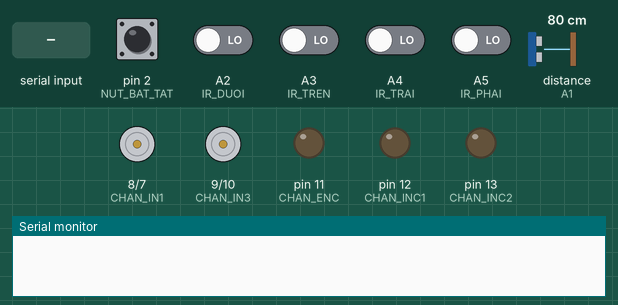
Bench run of a sketch on a simulated Arduino Uno, built with avr-gcc and run on an emulated ATmega328P. Shown: motor-driver pin pairs drawn as motors (green arrow = first pin HIGH = forward, orange = second pin HIGH = backward, longer = more drive, scaled by the enable pin), output pins drawn as LEDs (lit = HIGH), the last lines printed to the serial monitor. The inputs (shaded band) are chosen by the test bench; at power-on: pin 2 (NUT_BAT_TAT) HIGH, A2 (IR_DUOI), A3 (IR_TREN), A4 (IR_TRAI), A5 (IR_PHAI) LOW, distance to the obstacle (sensor on A1) 80 cm. The echo pulse lasts 58.3 µs per cm; pins used as bus, display or sensor lines are not drawn.

Above: at 1.2 s.
1.3 s: pin 2 (NUT_BAT_TAT) pulled LOW for 0.15 s
At 2.5 s:
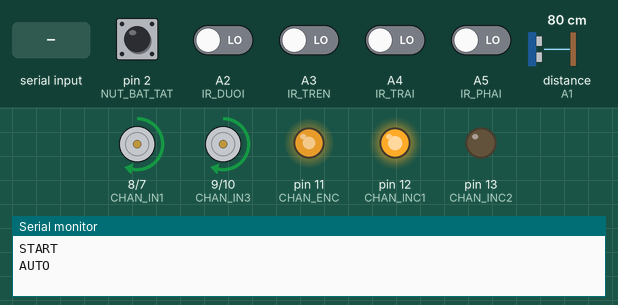
2.9 s: distance to the obstacle (sensor on A1) set to 13 cm
4.4 s: distance to the obstacle (sensor on A1) set to 10 cm
At 5.9 s:
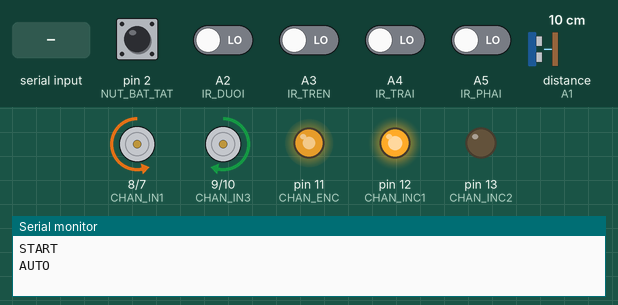
7.4 s: "STOPBOT\n" received over Serial
At 8.3 s:
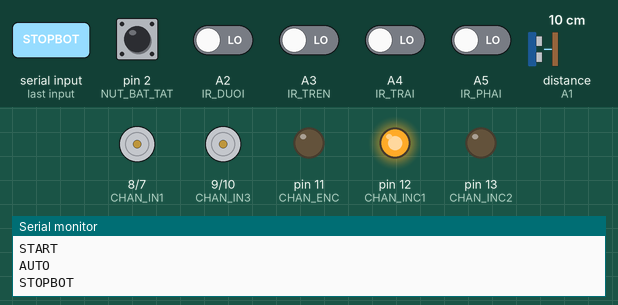
8.9 s: "START\n" received over Serial
At 9.5 s:
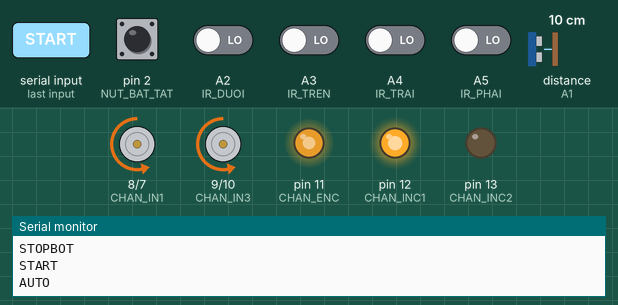
11.9 s: "FAN:\n" received over Serial
At 12.8 s:
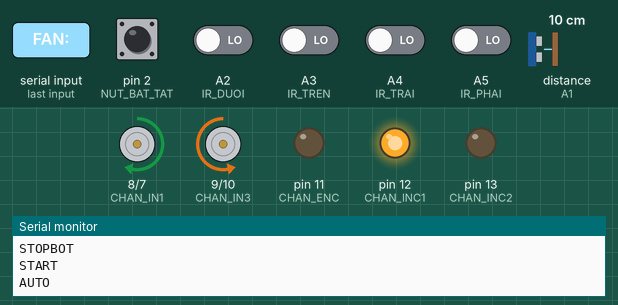
Timing chart, 0 to 15.9 s (numbered marks = the images above; inputs shaded):
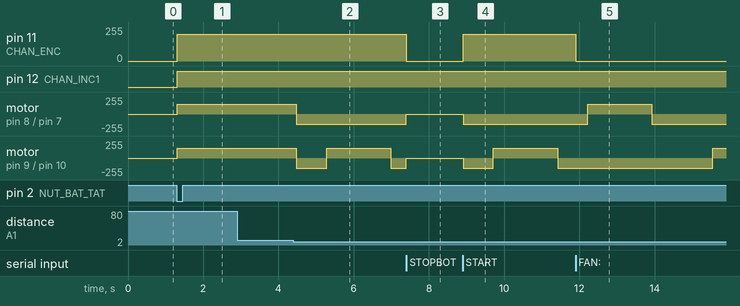

Measured:
- the behaviour switches between 12 and 11 cm on distance to the obstacle (sensor on A1) (found by bisection; images 1 and 2)
- after the input at 1.3 s, pin 11 (CHAN_ENC): 0/255 → 200/255 at once; pin 12 (CHAN_INC1): LOW → HIGH at once; motor on pin 8 (CHAN_IN1) / pin 7 (CHAN_IN2), motor on pin 9 (CHAN_IN3) / pin 10 (CHAN_IN4): stopped → forward 150/255 at once
- after the input at 2.9 s, every drawn part: stays the same
- after the input at 4.4 s, motor on pin 8 (CHAN_IN1) / pin 7 (CHAN_IN2): forward 150/255 → backward 150/255 after 0.08 s; motor on pin 9 (CHAN_IN3) / pin 10 (CHAN_IN4): forward 150/255 → backward 150/255 after 0.08 s, → forward 150/255 0.80 s later, → backward 150/255 1.7 s later
- after the input at 7.4 s, pin 11 (CHAN_ENC): 200/255 → 0/255 at once; motor on pin 8 (CHAN_IN1) / pin 7 (CHAN_IN2), motor on pin 9 (CHAN_IN3) / pin 10 (CHAN_IN4): backward 150/255 → stopped at once
- after the input at 8.9 s, pin 11 (CHAN_ENC): 0/255 → 200/255 at once; motor on pin 8 (CHAN_IN1) / pin 7 (CHAN_IN2): stopped → backward 150/255 at once; motor on pin 9 (CHAN_IN3) / pin 10 (CHAN_IN4): stopped → backward 150/255 at once, → forward 150/255 0.80 s later, → backward 150/255 1.7 s later
- after the input at 11.9 s, pin 11 (CHAN_ENC): 200/255 → 0/255 at once

The sketch:

codeTest1.ino
```cpp
#include <Arduino.h>

// ==================== 1. KHAI BÁO CHÂN ====================
const int CHAN_ENA = 5, CHAN_IN1 = 8, CHAN_IN2 = 7;
const int CHAN_ENB = 6, CHAN_IN3 = 9, CHAN_IN4 = 10;
const int CHAN_ENC = 11, CHAN_INC1 = 12, CHAN_INC2 = 13;

const int CHAN_TRIG = A0, CHAN_ECHO = A1;
const int IR_DUOI = A2, IR_TREN = A3, IR_TRAI = A4, IR_PHAI = A5;
const int NUT_BAT_TAT = 2;

// ==================== 2. HẰNG SỐ ====================
#define TOC_DO_QUAT 200
#define NGUONG_VAT_CAN 10
#define THOI_GIAN_LUI 800
#define THOI_GIAN_RE 1700
#define THOI_GIAN_DOC_CAM_BIEN 100
#define THOI_GIAN_CHONG_DOI_NUT 50

// ==================== 3. BIẾN TRẠNG THÁI ====================
bool robotDangChay = false, trangThaiNutCu = HIGH;
unsigned long thoiGianNhanNutCu = 0;

unsigned long thoiGianDoiChuyenAuto = 0;
bool dangChoChuyenAuto = false;

enum TrangThaiTranh { TIEN, LUI, RE_TRAI, RE_PHAI };
TrangThaiTranh trangThaiTranh = TIEN;

bool daReTrai = false, daRePhai = false;
unsigned long tgBatDauHanhDong = 0, tgDocCamBienTruoc = 0, tgChongRoiTruoc = 0;

bool cheDoManual = false;

// TỐC ĐỘ BÁNH XE ĐƯỢC ĐIỀU CHỈNH TỪ WEB (mặc định 180)
int tocDoDongCo = 150;

String uartBuffer = "";

// ==================== 4. ĐIỀU KHIỂN ĐỘNG CƠ ====================
void dieuKhienMotBanhXe(int huong, int tocDo, int d1, int d2, int pwm) {
  tocDo = constrain(tocDo, 0, 255);
  analogWrite(pwm, (huong != 0) ? tocDo : 0);

  if (huong > 0)      { digitalWrite(d1, HIGH); digitalWrite(d2, LOW);  }
  else if (huong < 0) { digitalWrite(d1, LOW);  digitalWrite(d2, HIGH); }
  else                { digitalWrite(d1, LOW);  digitalWrite(d2, LOW);  }
}

void datTocDoCuaCacBanhXe(int hTrai, int hPhai, int speed) {
  dieuKhienMotBanhXe(hTrai, speed, CHAN_IN1, CHAN_IN2, CHAN_ENA);
  dieuKhienMotBanhXe(hPhai, speed, CHAN_IN3, CHAN_IN4, CHAN_ENB);
}

void dungLai()  { datTocDoCuaCacBanhXe(0, 0, 0); }
void diThang()  { datTocDoCuaCacBanhXe(1, 1, tocDoDongCo); }
void diLui()    { datTocDoCuaCacBanhXe(-1, -1, tocDoDongCo); }
void reTrai()   { datTocDoCuaCacBanhXe(-1, 1, tocDoDongCo); }
void rePhai()   { datTocDoCuaCacBanhXe(1, -1, tocDoDongCo); }

void datTocDoQuat(int v) {
  digitalWrite(CHAN_INC1, HIGH);
  digitalWrite(CHAN_INC2, LOW);
  analogWrite(CHAN_ENC, constrain(v, 0, 255));
}

// ==================== 5. SIÊU ÂM ====================
long docKhoangCachCm() {
  digitalWrite(CHAN_TRIG, LOW); delayMicroseconds(2);
  digitalWrite(CHAN_TRIG, HIGH); delayMicroseconds(10);
  digitalWrite(CHAN_TRIG, LOW);
  long t = pulseIn(CHAN_ECHO, HIGH, 30000);
  if (!t) return 999;
  return t * 0.034 / 2;
}

// ==================== 6. CHỐNG RƠI ====================
bool kiemTraChongRoi() {
  if (millis() - tgChongRoiTruoc < 100) return false;
  tgChongRoiTruoc = millis();

  bool rT = digitalRead(IR_TREN);   // Trước
  bool rD = digitalRead(IR_DUOI);   // Sau
  bool rL = digitalRead(IR_TRAI);   // Trái
  bool rR = digitalRead(IR_PHAI);   // Phải

  // Không có cảm biến nào kích hoạt
  if (!rT && !rD && !rL && !rR) return false;

  dungLai();
  delay(50);

  // ƯU TIÊN: IR TRƯỚC (nguy hiểm vực phía trước)
  if (rT) {
    diLui(); delay(400);  // Lùi lại để tránh vực

    // Luân phiên rẽ trái/phải như tránh vật cản
    if (!daReTrai && !daRePhai) {
      reTrai(); delay(1800);
      daReTrai = true;
    }
    else if (daReTrai && !daRePhai) {
      rePhai(); delay(1800);
      daRePhai = true;
    }
    else {
      daReTrai = daRePhai = false;
    }
  }
  // Các trường hợp khác: giữ nguyên
  else if (rD) {
    diThang(); delay(200);
  }
  else if (rL) {
    rePhai(); delay(1000);
  }
  else if (rR) {
    reTrai(); delay(1000);
  }

  dungLai();
  trangThaiTranh = TIEN;
  daReTrai = daRePhai = false;  // Reset sau khi xử lý xong
  return true;
}

// ==================== 7. NÚT BẬT/TẮT ====================
void xuLyNutBatTat() {
  bool h = digitalRead(NUT_BAT_TAT);
  if (trangThaiNutCu == HIGH && h == LOW &&
      millis() - thoiGianNhanNutCu > THOI_GIAN_CHONG_DOI_NUT) {

    robotDangChay = !robotDangChay;

    if (robotDangChay) {
      datTocDoQuat(TOC_DO_QUAT);
      trangThaiTranh = TIEN;
      daReTrai = daRePhai = false;
      cheDoManual = false;
      dangChoChuyenAuto = false;

      Serial.println("START");
      Serial.println("AUTO");
    } else {
      dungLai();
      datTocDoQuat(0);
      Serial.println("STOPBOT");
    }
    thoiGianNhanNutCu = millis();
  }
  trangThaiNutCu = h;
}

// ==================== 8. XỬ LÝ LỆNH UART ====================
void xuLyLenhUART() {
  while (Serial.available()) {
    char c = Serial.read();
    if (c == '\r') continue;
    if (c == '\n') {
      uartBuffer.trim();
      if (uartBuffer.length() == 0) { uartBuffer = ""; return; }

      // Lệnh bật/tắt
      if (uartBuffer == "START") {
        robotDangChay = true;
        datTocDoQuat(TOC_DO_QUAT);
        trangThaiTranh = TIEN;
        daReTrai = daRePhai = false;
        cheDoManual = false;
        dangChoChuyenAuto = false;
        Serial.println("START");
        Serial.println("AUTO");
      } else if (uartBuffer == "STOPBOT") {
        robotDangChay = false;
        cheDoManual = false;
        dangChoChuyenAuto = false;
        dungLai();
        datTocDoQuat(0);
        Serial.println("STOPBOT");
        uartBuffer = "";
        return;
      }

      if (!robotDangChay) { uartBuffer = ""; return; }

      // AUTO / MANUAL
      if (uartBuffer == "AUTO") {
        cheDoManual = false;
        dangChoChuyenAuto = true;
        thoiGianDoiChuyenAuto = millis();
        dungLai();
        Serial.println("AUTO");
      } else if (uartBuffer == "MANUAL") {
        cheDoManual = true;
        dangChoChuyenAuto = false;
        Serial.println("MANUAL");
      }

      // QUẠT
      else if (uartBuffer.startsWith("FAN:")) {
        int val = uartBuffer.substring(4).toInt();
        datTocDoQuat(constrain(val, 0, 255));
      }
      // SPEED
      else if (uartBuffer.startsWith("SPEED:")) {
        tocDoDongCo = uartBuffer.substring(6).toInt();
        tocDoDongCo = constrain(tocDoDongCo, 0, 255);
      }
      // Manual control
      else if (cheDoManual) {
        if (uartBuffer == "S") { dungLai(); }
        else if (uartBuffer == "F" || uartBuffer.startsWith("F:")) {
          if (uartBuffer.indexOf(":") > 0) {
            tocDoDongCo = constrain(uartBuffer.substring(uartBuffer.indexOf(":")+1).toInt(), 0, 255);
          }
          datTocDoCuaCacBanhXe(1, 1, tocDoDongCo);
        }
        else if (uartBuffer == "B" || uartBuffer.startsWith("B:")) {
          if (uartBuffer.indexOf(":") > 0) {
            tocDoDongCo = constrain(uartBuffer.substring(uartBuffer.indexOf(":")+1).toInt(), 0, 255);
          }
          datTocDoCuaCacBanhXe(-1, -1, tocDoDongCo);
        }
        else if (uartBuffer == "L" || uartBuffer.startsWith("L:")) {
          if (uartBuffer.indexOf(":") > 0) {
            tocDoDongCo = constrain(uartBuffer.substring(uartBuffer.indexOf(":")+1).toInt(), 0, 255);
          }
          datTocDoCuaCacBanhXe(-1, 1, tocDoDongCo);
        }
        else if (uartBuffer == "R" || uartBuffer.startsWith("R:")) {
          if (uartBuffer.indexOf(":") > 0) {
            tocDoDongCo = constrain(uartBuffer.substring(uartBuffer.indexOf(":")+1).toInt(), 0, 255);
          }
          datTocDoCuaCacBanhXe(1, -1, tocDoDongCo);
        }
      }

      uartBuffer = "";
    } else {
      uartBuffer += c;
      if (uartBuffer.length() > 100) uartBuffer = "";
    }
  }
}

// ==================== 9. SETUP ====================
void setup() {
  Serial.begin(115200);

  pinMode(CHAN_IN1, OUTPUT); pinMode(CHAN_IN2, OUTPUT);
  pinMode(CHAN_IN3, OUTPUT); pinMode(CHAN_IN4, OUTPUT);
  pinMode(CHAN_ENA, OUTPUT); pinMode(CHAN_ENB, OUTPUT);

  pinMode(CHAN_ENC, OUTPUT); pinMode(CHAN_INC1, OUTPUT); pinMode(CHAN_INC2, OUTPUT);

  pinMode(CHAN_TRIG, OUTPUT); pinMode(CHAN_ECHO, INPUT);

  pinMode(IR_TREN, INPUT); pinMode(IR_DUOI, INPUT);
  pinMode(IR_TRAI, INPUT); pinMode(IR_PHAI, INPUT);

  pinMode(NUT_BAT_TAT, INPUT_PULLUP);

  dungLai();
  analogWrite(CHAN_ENC, 0);
}

// ==================== 10. LOOP ====================
void loop() {
  unsigned long now = millis();

  xuLyNutBatTat();
  xuLyLenhUART();

  if (!robotDangChay) { delay(10); return; }
  if (kiemTraChongRoi()) { delay(5); return; }

  // Đang chờ 1 giây để vào chế độ Auto
  if (dangChoChuyenAuto) {
    if (millis() - thoiGianDoiChuyenAuto >= 1000) {
      dangChoChuyenAuto = false;
      cheDoManual = false;
    } else { dungLai(); delay(10); return; }
  }

  if (cheDoManual) { delay(10); return; }

  // CHẾ ĐỘ AUTO
  switch (trangThaiTranh) {
    case TIEN:
      diThang();
      if (now - tgDocCamBienTruoc >= THOI_GIAN_DOC_CAM_BIEN) {
        tgDocCamBienTruoc = now;
        long kc = docKhoangCachCm();
        if (kc <= NGUONG_VAT_CAN) {
          dungLai();
          trangThaiTranh = LUI;
          tgBatDauHanhDong = now;
        }
      }
      break;

    case LUI:
      diLui();
      if (now - tgBatDauHanhDong >= THOI_GIAN_LUI) {
        dungLai();
        if (!daReTrai && !daRePhai) { trangThaiTranh = RE_TRAI; daReTrai = true; }
        else if (daReTrai && !daRePhai) { trangThaiTranh = RE_PHAI; daRePhai = true; }
        else { daReTrai = daRePhai = false; trangThaiTranh = TIEN; }
        tgBatDauHanhDong = now;
      }
      break;

    case RE_TRAI:
      reTrai();
      if (now - tgBatDauHanhDong >= THOI_GIAN_RE) {
        dungLai();
        trangThaiTranh = TIEN;
        tgBatDauHanhDong = now;
      }
      break;

    case RE_PHAI:
      rePhai();
      if (now - tgBatDauHanhDong >= THOI_GIAN_RE) {
        dungLai();
        trangThaiTranh = TIEN;
        tgBatDauHanhDong = now;
      }
      break;
  }

  delay(5);
}
```
